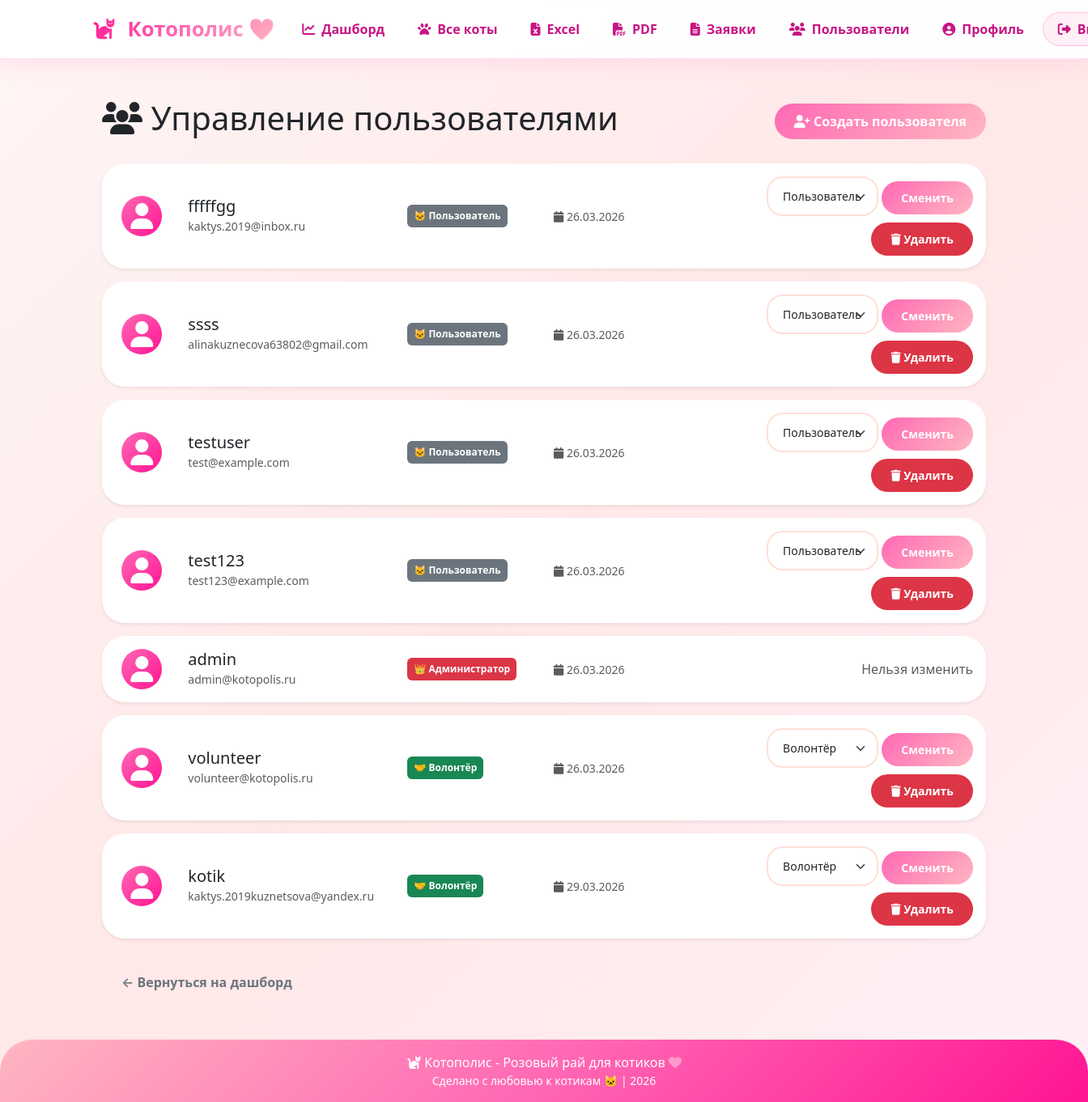
The app's page /admin/users (signed in) with its own data.
### models.py (models this page shows, shortened)
class User(UserMixin, db.Model):
    __tablename__ = 'users'
    id = db.Column(db.Integer, primary_key=True)
    username = db.Column(db.String(80), unique=True, nullable=False)
    email = db.Column(db.String(120), unique=True, nullable=False)
    password = db.Column(db.String(200), nullable=False)
    role = db.Column(db.String(50), default='volunteer')
    created_at = db.Column(db.DateTime, default=datetime.utcnow)
    last_login = db.Column(db.DateTime)
    email_confirmed = db.Column(db.Boolean, default=False)
    email_confirmed_at = db.Column(db.DateTime)
    security_question = db.Column(db.String(200))
    security_answer = db.Column(db.String(200))
    bio = db.Column(db.Text)  # описание о себе

### app.py (the view)
@app.route('/admin/users')
@admin_required
def admin_users():
    users = User.query.all()
    return render_template('admin_users.html', users=users)

### app.py (called while the page is built)
def admin_required(f):
    @wraps(f)
    def decorated_function(*args, **kwargs):
        if not current_user.is_authenticated:
            flash('🌸 Пожалуйста, войдите в систему', 'warning')
            return redirect(url_for('login'))
        if current_user.role != 'admin':
            flash('🩷 У вас нет прав для выполнения этого действия', 'danger')
            return redirect(url_for('dashboard'))
        return f(*args, **kwargs)
    return decorated_function

@login_manager.user_loader
def load_user(user_id):
    return User.query.get(int(user_id))

@app.context_processor
def utility_processor():
    def get_current_year():
        return datetime.now().year
    def get_total_cats():
        return Cat.query.count()
    def get_available_cats():
        return Cat.query.filter_by(status='В приюте').count()
    return {
        'current_year': get_current_year(),
        'total_cats': get_total_cats(),
        'available_cats': get_available_cats(),
        'now': datetime.now()
    }

### templates/admin_users.html (shortened to what this page needs)
{% extends 'base.html' %}
{% block content %}
<div class="container mt-4">
    <div class="d-flex justify-content-between align-items-center mb-4">
        <h1><i class="fas fa-users"></i> Управление пользователями</h1>
        <a href="{{ url_for('admin_create_user') }}" class="btn btn-pink">
            <i class="fas fa-user-plus"></i> Создать пользователя
        </a>
    </div>
    <div class="row">
        {% for user in users %}
        <div class="col-12 mb-3">
            <div class="card shadow-sm">
                <div class="card-body">
                    <div class="row align-items-center">
                        <div class="col-md-1 text-center">
                            <div class="rounded-circle bg-pink d-flex align-items-center justify-content-center mx-auto" style="width: 50px; height: 50px;">
                                <i class="fas fa-user fa-2x text-white"></i>
                            </div>
                        </div>
                        <div class="col-md-3">
                            <h5 class="mb-0">{{ user.username }}</h5>
                            <small class="text-muted">{{ user.email }}</small>
                        </div>
                        <div class="col-md-2">
                            <span class="badge bg-{{ 'danger' if user.role == 'admin' else 'success' if user.role == 'volunteer' else 'secondary' }} p-2">
                                {% if user.role == 'admin' %}👑 Администратор
                                {% elif user.role == 'volunteer' %}🤝 Волонтёр
                                {% else %}🐱 Пользователь{% endif %}
                            </span>
                        </div>
                        <div class="col-md-2">
                            <small class="text-muted">
                                <i class="fas fa-calendar"></i>
                                {{ user.created_at.strftime('%d.%m.%Y') if user.created_at else '-' }}
                            </small>
                        </div>
                        <div class="col-md-4">
                            <div class="d-flex flex-wrap gap-2 justify-content-end">
                                {% if user.username != 'admin' %}
                                    <form method="POST" action="{{ url_for('set_role', user_id=user.id) }}" class="d-inline">
                                        <select name="role" class="form-select form-select-sm" style="width: auto; display: inline-block;">
                                            <option value="user" {{ 'selected' if user.role == 'user' else '' }}>Пользователь</option>
                                            <option value="volunteer" {{ 'selected' if user.role == 'volunteer' else '' }}>Волонтёр</option>
                                        </select>
                                        <button type="submit" class="btn btn-sm btn-pink">Сменить</button>
                                    </form>
                                    <a href="{{ url_for('admin_delete_user', user_id=user.id) }}"
                                       class="btn btn-sm btn-danger"
                                       onclick="return confirm('Удалить пользователя {{ user.username }}?')">
                                        <i class="fas fa-trash"></i> Удалить
                                    </a>
                                {% else %}
                                    <span class="text-muted">Нельзя изменить</span>
                                {% endif %}
                            </div>
                        </div>
                    </div>
                </div>
            </div>
        </div>
        {% endfor %}
    </div>
    <a href="{{ url_for('dashboard') }}" class="btn btn-outline-secondary mt-3">
        ← Вернуться на дашборд
    </a>
</div>
{% endblock %}

### static/css/style.css (style rules this page uses)
:root { --pink-primary: #ff69b4; --pink-light: #ffb6c1; --pink-dark: #ff1493; --pink-bg: #fff0f5; --pink-gradient: linear-gradient(135deg, #ff69b4 0%, #ffb6c1 100%); --shadow-pink: 0 5px 15px rgba(255, 105, 180, 0.3); }
* { margin: 0; padding: 0; box-sizing: border-box; }
body { background: linear-gradient(135deg, #fff0f5 0%, #ffe4ec 100%); font-family: 'Segoe UI', 'Poppins', Tahoma, Geneva, Verdana, sans-serif; min-height: 100vh; display: flex; flex-direction: column; }
.btn-pink { background: var(--pink-gradient); border: none; color: white; padding: 8px 20px; border-radius: 25px; transition: all 0.3s ease; }
.card { border: none; border-radius: 15px; box-shadow: 0 2px 8px rgba(0,0,0,0.08); overflow: hidden; }
.form-control, .form-select { border-radius: 10px; border: 1px solid #ffe4ec; padding: 8px 12px; }
.bg-pink { background: var(--pink-gradient); }
* { box-sizing: border-box; }
html { font-size: 16px; scroll-behavior: smooth; }
@media (min-width: 1200px) { .container { max-width: 1140px; } }
.card { transition: transform 0.2s ease, box-shadow 0.2s ease; overflow: hidden; }
.form-control, .form-select { transition: border-color 0.15s ease-in-out, box-shadow 0.15s ease-in-out; }
.btn { transition: all 0.2s ease; border-radius: 8px; }
.row { margin-left: -12px; margin-right: -12px; }
.row > [class*="col-"] { padding-left: 12px; padding-right: 12px; }
body { text-rendering: optimizeLegibility; -webkit-font-smoothing: antialiased; -moz-osx-font-smoothing: grayscale; }
* { transition: transform 0.1s ease; }
.cat-card, .card { transition: transform 0.3s ease, box-shadow 0.3s ease; }
.btn { transition: transform 0.2s ease, background 0.2s ease; }

### templates/base.html (style rules this page uses)
html { scroll-behavior: smooth; }
body { overflow-x: hidden; width: 100%; background: linear-gradient(135deg, #FFF5F5 0%, #FFE8E8 50%, #FFF0F5 100%); font-family: 'Segoe UI', 'Poppins', 'Quicksand', system-ui, -apple-system, sans-serif; }
.card { border: none; border-radius: 28px; background: white; overflow: hidden; transition: all 0.4s cubic-bezier(0.175, 0.885, 0.32, 1.275); box-shadow: 0 10px 30px rgba(255, 105, 180, 0.12); }
.btn { border-radius: 60px; padding: 10px 24px; font-weight: 600; transition: all 0.3s ease; border: none; }
.form-control, .form-select { border-radius: 20px; border: 2px solid #FFE0D6; padding: 12px 18px; transition: all 0.3s ease; }
.card { animation: fadeInUp 0.4s ease-out; }

### templates/admin_users.html (style rules this page uses)
.bg-pink { background: linear-gradient(135deg, #FF69B4 0%, #FF1493 100%); }
.card { transition: transform 0.2s ease; }

### records on screen
User: username "fffffgg", email "kaktys.2019@inbox.ru", role "🐱 Пользователь", created_at "26.03.2026"
User: username "ssss", email "alinakuznecova63802@gmail.com", role "🐱 Пользователь", created_at "26.03.2026"
User: username "testuser", email "test@example.com", role "🐱 Пользователь", created_at "26.03.2026"
User: username "test123", email "test123@example.com", role "🐱 Пользователь", created_at "26.03.2026"
User: username "admin", email "admin@kotopolis.ru", role "👑 Администратор", created_at "26.03.2026", shows "Нельзя изменить"
User: username "volunteer", email "volunteer@kotopolis.ru", role "🤝 Волонтёр", created_at "26.03.2026"
User: username "kotik", email "kaktys.2019kuznetsova@yandex.ru", role "🤝 Волонтёр", created_at "29.03.2026"
